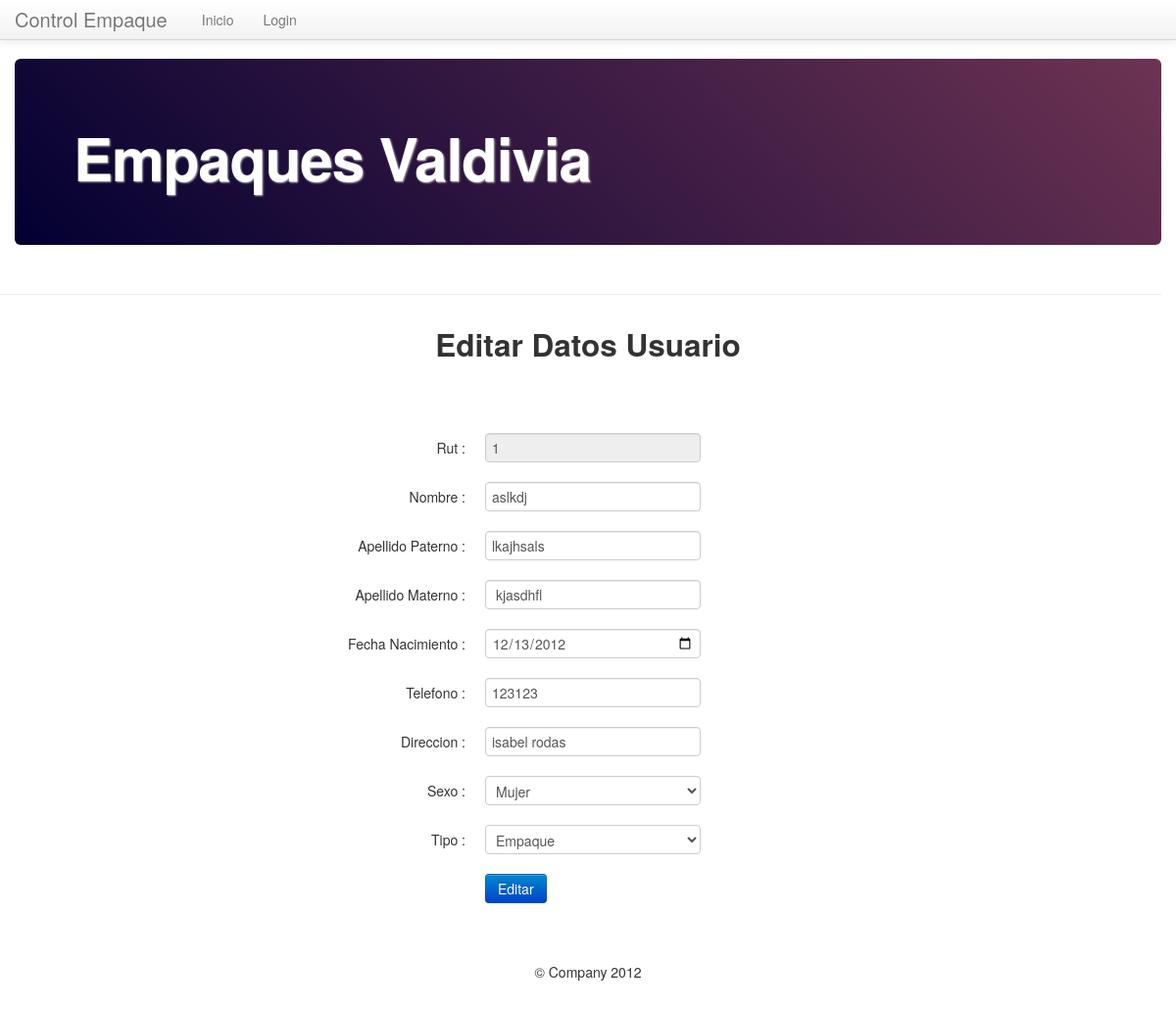
/editar_usuario.php?rut=1, run on the app's committed database.
### tables this page shows
CREATE TABLE IF NOT EXISTS `usuario` (
  `us_Rut` varchar(10) NOT NULL,
  `us_Nombre` varchar(30) DEFAULT NULL,
  `us_Apellido_Pat` varchar(20) DEFAULT NULL,
  `us_Apellido_Mat` varchar(20) DEFAULT NULL,
  `us_Fecha_Nac` date DEFAULT NULL,
  `us_Telefono` int(11) DEFAULT NULL,
  `us_Direccion` text,
  `us_Sexo` tinyint(1) DEFAULT NULL,
  `us_Tipo` tinyint(1) DEFAULT NULL,
  `us_Clave` varchar(12) DEFAULT NULL,
  PRIMARY KEY (`us_Rut`)
);

### editar_usuario.php (the view, shortened to what this page needs)
<?php
require 'funciones/conectar.php';
?>
<!DOCTYPE html>
<html lang="en">
<head>
	<link href="css/bootstrap.css" rel="stylesheet">
	<link href="css/bootstrap-responsive.css" rel="stylesheet">
	<?php
		$rut=$_GET['rut'];
		$edicion=mysql_query("SELECT `us_Rut`, `us_Nombre`, `us_Apellido_Pat`,
									`us_Apellido_Mat`, `us_Fecha_Nac`, `us_Telefono`,
									 `us_Direccion`, `us_Sexo`, `us_Tipo`, us_Clave
							 FROM `usuario`
							 WHERE `us_Rut`='".$rut."'",$con) or die (mysql_error());
		$resultado=mysql_fetch_array($edicion);
	 ?>
</head>
<body>
	<div class="navbar navbar-fixed-top">
		<div class="navbar-inner">
			<div class="container">
				<a class="brand" href="index.php">Control Empaque</a>
				<div class="nav-collapse">
					<ul class="nav">
						<li ><a href="index.php">Inicio</a></li>
						<?php if((!isset($_SESSION['adm_rut'])) && (!isset($_SESSION['us_rut']))): ?>
						<li><a href="login.php">Login</a></li>
						<?php endif; ?>
					</ul>
				</div>
			</div>
		</div>
	</div>
	<div class="container">
		<div class="hero-unit">
			<h1>Empaques Valdivia</h1>
		</div>
		<div class="row">
				<hr>
			<div class="span3">
			</div>
			<div class="span6">
				<h2 align="center">Editar Datos Usuario</h2>
				<br>
				<br>
				<br>
				<form class="form-horizontal" method="POST" action="">
				  <div class="control-group">
				    <label class="control-label" for="rut">Rut :</label>
				    <div class="controls">
				      <input class="uneditable-input"type="text" id="rut" name="rut" readonly="readonly" value="<?php echo $resultado['us_Rut'] ?>">
				    </div>
				  </div>
				  <div class="control-group">
				    <label class="control-label" for="Nombre">Nombre :</label>
				    <div class="controls">
				      <input type="text" id="Nombre" name="nombre" value="<?php echo $resultado['us_Nombre'] ?>" >
				    </div>
				  </div>
				  <div class="control-group">
				    <label class="control-label" for="A_paterno">Apellido Paterno :</label>
				    <div class="controls">
				      <input type="text" id="A_paterno" name="apaterno" value="<?php echo $resultado['us_Apellido_Pat'] ?>" >
				    </div>
				  </div>
				  <div class="control-group">
				    <label class="control-label" for="A_materno">Apellido Materno :</label>
				    <div class="controls">
				      <input type="text" id="A_materno" name="amaterno" value="<?php echo $resultado['us_Apellido_Mat'] ?>" >
				    </div>
				  </div>
				  <div class="control-group">
				    <label class="control-label" for="F_nac">Fecha Nacimiento :</label>
				     <div class="controls">
				      <input type="date" id="F_nac" name="f_nacimiento" value="<?php echo $resultado['us_Fecha_Nac'] ?>" >
				    </div>
				  </div>
				  <div class="control-group">
				    <label class="control-label" for="telf">Telefono :</label>
				    <div class="controls">
				      <input type="tel" id="telf" name="telefono" value="<?php echo $resultado['us_Telefono'] ?>" >
				    </div>
				  </div>
				  <div class="control-group">
				    <label class="control-label" for="direccion">Direccion :</label>
				    <div class="controls">
				      <input type="text" id="direccion" name="direccion" value="<?php echo $resultado['us_Direccion'] ?>">
				    </div>
				  </div>
				  <div class="control-group">
				    <label class="control-label" for="Sexo">Sexo :</label>
				    <div class="controls">
				      <select id="Sexo" name="sexo" >
				      	<?php
				      	if($resultado['us_Sexo']==0):
				      		?>
				      		<option value="0">Hombre</option>
				      	<?php
				      	else:
				      		?>
				      		<option value="1">Mujer</option>
				      	<?php endif; ?>
				      </select>
				    </div>
				  </div>
				  <div class="control-group">
				    <label class="control-label" for="Tipo">Tipo :</label>
				    <div class="controls">
				      <select id="Tipo" name="tipo">
				      	<?php
				      	if($resultado['us_Tipo']==0):
				      		?>
				      		<option value="0">Empaque</option>
				      	<?php
				      	else:
				      		?>
				      		<option value="1">Supervisor</option>
				      	<?php endif; ?>
				      </select>
				    </div>
				  </div>
				  <div class="control-group">
				    <div class="controls">
				      <button  type="submit" class="btn btn-primary" name="ingreso">Editar</button>
				    </div>
				  </div>
				</form>
		</div>
		<div class="span3">
			</div>
		</div>
		<footer>
			<br>
			<br>
			<p align="center">&copy; Company 2012</p>
		</footer>
	</div>
</body>
</html>

### editar_usuario.php (style rules this page uses)
body { padding-top: 60px; padding-bottom: 40px; }

### data on the page
usuario: rut "1", nombre "aslkdj", apaterno "lkajhsals", amaterno "kjasdhfl", f_nacimiento "12/13/2012", telefono "123123", direccion "isabel rodas", sexo "Mujer", tipo "Empaque"
